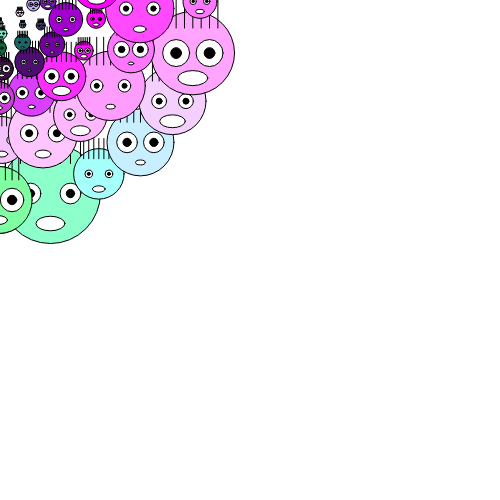
Frame 1 (no input)
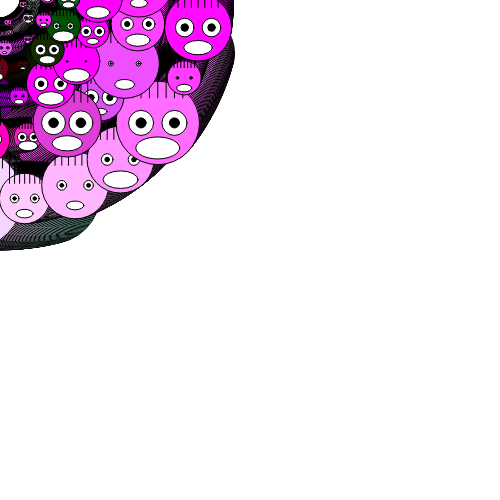
Frame 60 (no input)
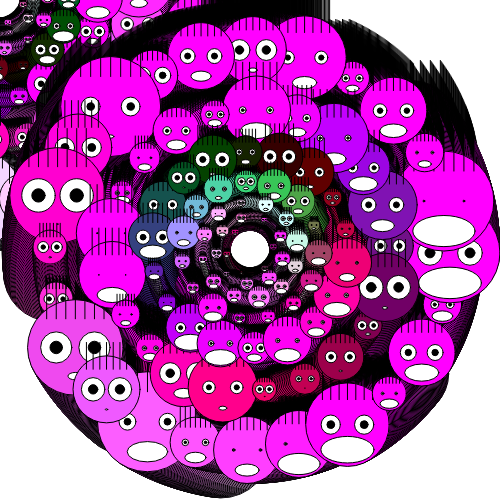
Frame 120 (the mouse pressed at the canvas centre since frame 60)

The p5.js sketch that drew these frames (run headless with seeded random() and noise() and a simulated clock; from frame 60 on, the mouse is pressed at the canvas centre):

// p5.js sketch
// ── sketch.js
// 函数setup() : 准备阶段
function setup() {
	// 创建画布，宽度640像素，高度480像素
	// 画布的坐标系统为，左上角坐标为（0，0），
	// x方向水平向右，y方向垂直向下，单位像素
	createCanvas(500,500);
}

// 函数draw()：作画阶段
function draw() {	
	var msecs = millis();
	var secs = msecs/1000;
	var radius = 200;
	var cnt = 0;
	var factor = -1;
	while(radius >20)
	{
		var r,g,b;
		r = 125*sin(secs+1.234234*cnt) + 125;
		g = 125*cos(secs+1.112347*cnt) + 125;
		b = 125*sin(secs+1.323437*cnt) + 125;
		drawConfuseFaceRing(
			mouseX,mouseY,
			radius,
			24-cnt*3,
			0.4*secs*(1+cnt)*factor,
			r,g,b);

		// 每一次改变符号
		factor *= -1;

		// 改变radius的值，
		// 让循环有退出的情况
		radius *= 0.7;

		cnt ++;
		if(cnt>10000)
		{
			break;
		}
	}
	
}

function drawConfuseFaceRing(
	centerX, centerY, 
	radius, 
	count, 
	thetaOffset,
	r,g,b)
{
	var msecs = millis();
	var secs = msecs/1000;

	var theta = 0;
	var cnt = 0;
	var mouthFreq = 1;
	var blinkFreq = 100;
	while(theta<TWO_PI)
	{
		var x = sin(theta + thetaOffset) * radius;
		var y = cos(theta + thetaOffset) * radius;

		var faceSizeBase = radius*0.5;
		var faceSize = 
			0.67*faceSizeBase + 
			0.33* faceSizeBase * sin(theta * (cnt*5+1))
		var mouthScale = 0.15 * sin(theta*(cnt+10))+0.25;
		mouthScale += 0.3*sin(0.1*mouthFreq*secs);
		var eyeScale = 0.08 * cos(theta *(20-cnt)) + 0.12;
		eyeScale += 0.15 * cos(1*blinkFreq*secs);

		r += 50*sin(theta);
		g += 50*cos(theta+1.2342347);
		b += 50*sin(theta +0.7342347);

		drawConfuseFace(
			centerX+x,centerY+y,
			faceSize,
			mouthScale,
			eyeScale,
			eyeScale,
			r,g,b);

		theta += TWO_PI/count;	
		mouthFreq += 1;
		blinkFreq /= 1.5;
		// 预防死循环
		cnt ++;
		if(cnt>1000)
		{
			break;
		}
	}
}

// 画懵逼脸
function drawConfuseFace(
	posX, posY,  // 脸部中心位置
	faceSize,  // 脸部尺寸
	scaleMouth,  // 嘴巴尺度比例，相对于脸部尺寸
	scaleLEye,  // 左眼尺度比例， 相对于脸部尺寸
	scaleREye,
	r,g,b) // 右眼尺度比例， 相对于脸部尺寸
{
	//  -------------- 1 画脸 --------------- 
	fill(r,g,b);// 填充白色
	ellipse(posX,posY,faceSize,faceSize);// 圆圈
	
	//  -------------- 2 画眼睛 --------------- 
	// 2.1 计算眼睛相对于脸中心点的偏移量
	var EyeOffsetX = 0.2 * faceSize; // 眼睛横向偏移量为脸部尺寸的0.2倍
	var EyeOffsetY = 0 * faceSize; // 眼睛纵向偏移量为脸部尺寸的0倍

	// 2.2 计算眼睛尺寸
	// 左右眼尺寸
	var LEyeSize = faceSize * scaleLEye; 
	var REyeSize = faceSize * scaleREye;
	// 左右眼珠尺寸
	var LIrisSize = LEyeSize * 0.4;
	var RIrisSize = REyeSize * 0.4;
	
	// 2.2 画出左眼	
	fill(255);// 填充白色
	ellipse(
		posX-EyeOffsetX, // 脸的中心位置向左偏移EyeOffsetX
		posY+EyeOffsetY, // 脸的中心位置向下偏移EyeOffsetY
		LEyeSize,
		LEyeSize);
	
	// 2.3 画出右眼	
	fill(255);// 填充白色
	ellipse(
		posX+EyeOffsetX,
		posY+EyeOffsetY,
		REyeSize,
		REyeSize); 	
	
	// 5 左眼珠
	fill(0);// 填充黑色	
	ellipse(
		posX-EyeOffsetX, // 位置与左眼一样
		posY+EyeOffsetY,
		LIrisSize, // 尺寸则采用比左眼小的尺寸
		LIrisSize);
	
	// 6 右眼珠
	fill(0);// 填充黑色	
	ellipse(
		posX+EyeOffsetX,
		posY+EyeOffsetY,
		RIrisSize,
		RIrisSize);	
	
	//  -------------- 3 画嘴巴 ---------------
	// 3.1 计算嘴巴相对于脸部中心位置的偏移量
	var MouthOffsetX = 0.0;
	var MouthOffsetY = 0.3*faceSize;

	// 3.2 计算嘴巴尺寸
	var MouthWidth = faceSize * scaleMouth;
	var MouthHeight = MouthWidth/2.0;
	
	// 3.3 画出嘴巴
	fill(255); // 填充白色
	ellipse(
		posX + MouthOffsetX,
		posY + MouthOffsetY,
		MouthWidth,
		MouthHeight);	
	
	//  -------------- 4 画头发 --------------- 	
	var offsetX01 = -0.3;
	// while(bool Condition){}:
	// 当条件满足时，就执行{}内容，然后再判断()的条件
	var count = 0;
	while(offsetX01<0.4) 
	{
		drawOneHair(posX,posY,faceSize,offsetX01);
		// 警戒：必须要让while()括号中的条件会变成false
		offsetX01 += 0.1; // += 运算符用途：A+=B 等价于 A=A+B;

		if(count>99999)
		{
			break;
		}
		count ++;
	}	
}

// 绘制一根头发
function drawOneHair(
	faceX,faceY, // 脸的中心位置
	faceSize, // 脸的尺寸
	offsetXOnFaceSize) // 头发X坐标的的偏移量，以脸部尺寸为单位尺寸
{
	// ------------- 1 计算尺寸和位置 ---------//
	// 头发相对脸部中心的Y偏移量
	var HairOffsetY = faceSize * 0.3;	
	// 计算X偏移量
	var offsetX = offsetXOnFaceSize * faceSize;
	// 头发长度
	var HairLength = faceSize * 0.4;

	// --------------- 2 画头发 ---------------//
	line(
		faceX + offsetX,
		faceY - HairOffsetY,
		faceX + offsetX,
		faceY - (HairOffsetY + HairLength) );
}
